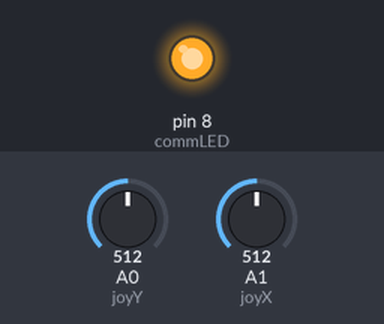
The sketch below on a simulated Arduino Uno, built with avr-gcc and run on an emulated ATmega328P. Parts: output pins drawn as LEDs (lit = HIGH). Inputs (shaded band) come from the test bench; at power-on: A0 (joyY) = 512, A1 (joyX) = 512. No radio packets arrive unless stated.

Above: at 0.1 s.
Timing chart, 0 to 1.6 s (numbered marks = the images above):
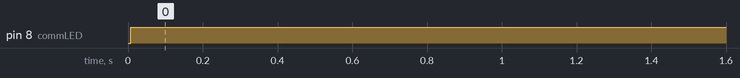

Measured:
- by itself, pin 8 (commLED): LOW → HIGH at 0.01 s

The sketch:

transmitter_speed_controlled.ino
```cpp
#include <SPI.h>
#include <nRF24L01.h>
#include <RF24.h>

RF24 radio(9, 10);
const byte address[6] = "00001";

struct ControlData {
  int speed;
  int direction;
};

ControlData controls;

const int joyY = A0;  // Forward/Backward
const int joyX = A1;  // Left/Right
const int commLED = 8;

void setup() {

  pinMode(commLED, OUTPUT);
  digitalWrite(commLED, LOW);

  radio.begin();
  radio.setPALevel(RF24_PA_MAX);
  radio.setDataRate(RF24_250KBPS);
  radio.setChannel(100);
  radio.openWritingPipe(address);
  radio.setAutoAck(true);
  radio.stopListening();
}

void loop() {

  int yValue = analogRead(joyY);
  int xValue = analogRead(joyX);

  controls.speed = 0;
  controls.direction = 0;

  // Forward
  if (yValue > 550) {
    controls.direction = 1;
    controls.speed = map(yValue, 550, 1023, 0, 255);
  }

  // Backward
  else if (yValue < 470) {
    controls.direction = 2;
    controls.speed = map(yValue, 470, 0, 0, 255);
  }

  // Right
  else if (xValue > 550) {
    controls.direction = 3;
    controls.speed = map(xValue, 550, 1023, 0, 255);
  }

  // Left
  else if (xValue < 470) {
    controls.direction = 4;
    controls.speed = map(xValue, 470, 0, 0, 255);
  }

  bool success = radio.write(&controls, sizeof(controls));
  digitalWrite(commLED, success ? HIGH : LOW);

  delay(20);
}
```
